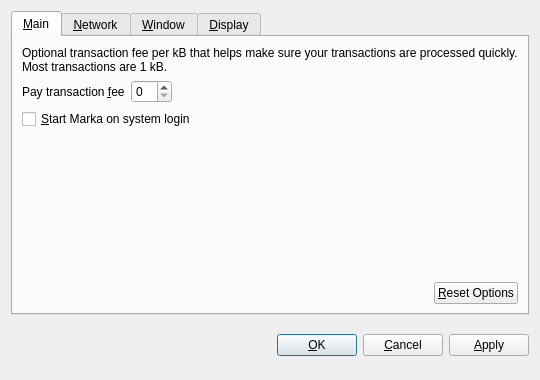
<?xml version="1.0" encoding="UTF-8"?>
<ui version="4.0">
 <class>OptionsDialog</class>
 <widget class="QDialog" name="OptionsDialog">
  <property name="geometry">
   <rect>
    <x>0</x>
    <y>0</y>
    <width>540</width>
    <height>380</height>
   </rect>
  </property>
  <property name="windowTitle">
   <string>Options</string>
  </property>
  <property name="modal">
   <bool>true</bool>
  </property>
  <layout class="QVBoxLayout" name="verticalLayout">
   <item>
    <widget class="QTabWidget" name="tabWidget">
     <property name="tabPosition">
      <enum>QTabWidget::North</enum>
     </property>
     <property name="currentIndex">
      <number>0</number>
     </property>
     <widget class="QWidget" name="tabMain">
      <attribute name="title">
       <string>&amp;Main</string>
      </attribute>
      <layout class="QVBoxLayout" name="verticalLayout_Main">
       <item>
        <widget class="QLabel" name="transactionFeeInfoLabel">
         <property name="text">
          <string>Optional transaction fee per kB that helps make sure your transactions are processed quickly. Most transactions are 1 kB.</string>
         </property>
         <property name="textFormat">
          <enum>Qt::PlainText</enum>
         </property>
         <property name="wordWrap">
          <bool>true</bool>
         </property>
        </widget>
       </item>
       <item>
        <layout class="QHBoxLayout" name="horizontalLayout_1_Main">
         <item>
          <widget class="QLabel" name="transactionFeeLabel">
           <property name="text">
            <string>Pay transaction &amp;fee</string>
           </property>
           <property name="textFormat">
            <enum>Qt::PlainText</enum>
           </property>
           <property name="buddy">
            <cstring>transactionFee</cstring>
           </property>
          </widget>
         </item>
         <item>
          <widget class="QcoinAmountField" name="transactionFee"/>
         </item>
         <item>
          <spacer name="horizontalSpacer_1_Main">
           <property name="orientation">
            <enum>Qt::Horizontal</enum>
           </property>
           <property name="sizeHint" stdset="0">
            <size>
             <width>40</width>
             <height>20</height>
            </size>
           </property>
          </spacer>
         </item>
        </layout>
       </item>
       <item>
        <widget class="QCheckBox" name="qcoinAtStartup">
         <property name="toolTip">
          <string>Automatically start Marka after logging in to the system.</string>
         </property>
         <property name="text">
          <string>&amp;Start Marka on system login</string>
         </property>
        </widget>
       </item>
       <item>
        <spacer name="verticalSpacer_Main">
         <property name="orientation">
          <enum>Qt::Vertical</enum>
         </property>
         <property name="sizeHint" stdset="0">
          <size>
           <width>20</width>
           <height>40</height>
          </size>
         </property>
        </spacer>
       </item>
       <item>
        <layout class="QHBoxLayout" name="horizontalLayout_2_Main">
         <item>
          <spacer name="horizontalSpacer_2_Main">
           <property name="orientation">
            <enum>Qt::Horizontal</enum>
           </property>
           <property name="sizeHint" stdset="0">
            <size>
             <width>40</width>
             <height>20</height>
            </size>
           </property>
          </spacer>
         </item>
         <item>
          <widget class="QPushButton" name="resetButton">
           <property name="toolTip">
            <string>Reset all client options to default.</string>
           </property>
           <property name="text">
            <string>&amp;Reset Options</string>
           </property>
           <property name="autoDefault">
            <bool>false</bool>
           </property>
          </widget>
         </item>
        </layout>
       </item>
      </layout>
     </widget>
     <widget class="QWidget" name="tabNetwork">
      <attribute name="title">
       <string>&amp;Network</string>
      </attribute>
      <layout class="QVBoxLayout" name="verticalLayout_Network">
       <item>
        <widget class="QCheckBox" name="mapPortUpnp">
         <property name="toolTip">
          <string>Automatically open the Marka client port on the router. This only works when your router supports UPnP and it is enabled.</string>
         </property>
         <property name="text">
          <string>Map port using &amp;UPnP</string>
         </property>
        </widget>
       </item>
       <item>
        <widget class="QCheckBox" name="connectSocks">
         <property name="toolTip">
          <string>Connect to the Marka network through a SOCKS proxy (e.g. when connecting through Tor).</string>
         </property>
         <property name="text">
          <string>&amp;Connect through SOCKS proxy:</string>
         </property>
        </widget>
       </item>
       <item>
        <layout class="QHBoxLayout" name="horizontalLayout_Network">
         <item>
          <widget class="QLabel" name="proxyIpLabel">
           <property name="text">
            <string>Proxy &amp;IP:</string>
           </property>
           <property name="textFormat">
            <enum>Qt::PlainText</enum>
           </property>
           <property name="buddy">
            <cstring>proxyIp</cstring>
           </property>
          </widget>
         </item>
         <item>
          <widget class="QValidatedLineEdit" name="proxyIp">
           <property name="maximumSize">
            <size>
             <width>140</width>
             <height>16777215</height>
            </size>
           </property>
           <property name="toolTip">
            <string>IP address of the proxy (e.g. 127.0.0.1)</string>
           </property>
          </widget>
         </item>
         <item>
          <widget class="QLabel" name="proxyPortLabel">
           <property name="text">
            <string>&amp;Port:</string>
           </property>
           <property name="textFormat">
            <enum>Qt::PlainText</enum>
           </property>
           <property name="buddy">
            <cstring>proxyPort</cstring>
           </property>
          </widget>
         </item>
         <item>
          <widget class="QLineEdit" name="proxyPort">
           <property name="maximumSize">
            <size>
             <width>55</width>
             <height>16777215</height>
            </size>
           </property>
           <property name="toolTip">
            <string>Port of the proxy (e.g. 9050)</string>
           </property>
          </widget>
         </item>
         <item>
          <widget class="QLabel" name="socksVersionLabel">
           <property name="text">
            <string>SOCKS &amp;Version:</string>
           </property>
           <property name="textFormat">
            <enum>Qt::PlainText</enum>
           </property>
           <property name="buddy">
            <cstring>socksVersion</cstring>
           </property>
          </widget>
         </item>
         <item>
          <widget class="QValueComboBox" name="socksVersion">
           <property name="toolTip">
            <string>SOCKS version of the proxy (e.g. 5)</string>
           </property>
          </widget>
         </item>
         <item>
          <spacer name="horizontalSpacer_Network">
           <property name="orientation">
            <enum>Qt::Horizontal</enum>
           </property>
           <property name="sizeHint" stdset="0">
            <size>
             <width>40</width>
             <height>20</height>
            </size>
           </property>
          </spacer>
         </item>
        </layout>
       </item>
       <item>
        <spacer name="verticalSpacer_Network">
         <property name="orientation">
          <enum>Qt::Vertical</enum>
         </property>
         <property name="sizeHint" stdset="0">
          <size>
           <width>20</width>
           <height>40</height>
          </size>
         </property>
        </spacer>
       </item>
      </layout>
     </widget>
     <widget class="QWidget" name="tabWindow">
      <attribute name="title">
       <string>&amp;Window</string>
      </attribute>
      <layout class="QVBoxLayout" name="verticalLayout_Window">
       <item>
        <widget class="QCheckBox" name="minimizeToTray">
         <property name="toolTip">
          <string>Show only a tray icon after minimizing the window.</string>
         </property>
         <property name="text">
          <string>&amp;Minimize to the tray instead of the taskbar</string>
         </property>
        </widget>
       </item>
       <item>
        <widget class="QCheckBox" name="minimizeOnClose">
         <property name="toolTip">
          <string>Minimize instead of exit the application when the window is closed. When this option is enabled, the application will be closed only after selecting Quit in the menu.</string>
         </property>
         <property name="text">
          <string>M&amp;inimize on close</string>
         </property>
        </widget>
       </item>
       <item>
        <spacer name="verticalSpacer_Window">
         <property name="orientation">
          <enum>Qt::Vertical</enum>
         </property>
         <property name="sizeHint" stdset="0">
          <size>
           <width>20</width>
           <height>40</height>
          </size>
         </property>
        </spacer>
       </item>
      </layout>
     </widget>
     <widget class="QWidget" name="tabDisplay">
      <attribute name="title">
       <string>&amp;Display</string>
      </attribute>
      <layout class="QVBoxLayout" name="verticalLayout_Display">
       <item>
        <layout class="QHBoxLayout" name="horizontalLayout_1_Display">
         <item>
          <widget class="QLabel" name="langLabel">
           <property name="text">
            <string>User Interface &amp;language:</string>
           </property>
           <property name="textFormat">
            <enum>Qt::PlainText</enum>
           </property>
           <property name="buddy">
            <cstring>lang</cstring>
           </property>
          </widget>
         </item>
         <item>
          <widget class="QValueComboBox" name="lang">
           <property name="toolTip">
            <string>The user interface language can be set here. This setting will take effect after restarting Marka.</string>
           </property>
          </widget>
         </item>
        </layout>
       </item>
       <item>
        <layout class="QHBoxLayout" name="horizontalLayout_2_Display">
         <item>
          <widget class="QLabel" name="unitLabel">
           <property name="text">
            <string>&amp;Unit to show amounts in:</string>
           </property>
           <property name="textFormat">
            <enum>Qt::PlainText</enum>
           </property>
           <property name="buddy">
            <cstring>unit</cstring>
           </property>
          </widget>
         </item>
         <item>
          <widget class="QValueComboBox" name="unit">
           <property name="toolTip">
            <string>Choose the default subdivision unit to show in the interface and when sending coins.</string>
           </property>
          </widget>
         </item>
        </layout>
       </item>
       <item>
        <widget class="QCheckBox" name="displayAddresses">
         <property name="toolTip">
          <string>Whether to show Marka addresses in the transaction list or not.</string>
         </property>
         <property name="text">
          <string>&amp;Display addresses in transaction list</string>
         </property>
        </widget>
       </item>
       <item>
        <spacer name="verticalSpacer_Display">
         <property name="orientation">
          <enum>Qt::Vertical</enum>
         </property>
         <property name="sizeHint" stdset="0">
          <size>
           <width>20</width>
           <height>40</height>
          </size>
         </property>
        </spacer>
       </item>
      </layout>
     </widget>
    </widget>
   </item>
   <item>
    <layout class="QHBoxLayout" name="horizontalLayout_Buttons">
     <item>
      <spacer name="horizontalSpacer_1">
       <property name="orientation">
        <enum>Qt::Horizontal</enum>
       </property>
       <property name="sizeHint" stdset="0">
        <size>
         <width>40</width>
         <height>48</height>
        </size>
       </property>
      </spacer>
     </item>
     <item>
      <widget class="QLabel" name="statusLabel">
       <property name="font">
        <font>
         <weight>75</weight>
         <bold>true</bold>
        </font>
       </property>
       <property name="text">
        <string/>
       </property>
       <property name="textFormat">
        <enum>Qt::PlainText</enum>
       </property>
       <property name="wordWrap">
        <bool>true</bool>
       </property>
      </widget>
     </item>
     <item>
      <spacer name="horizontalSpacer_2">
       <property name="orientation">
        <enum>Qt::Horizontal</enum>
       </property>
       <property name="sizeHint" stdset="0">
        <size>
         <width>40</width>
         <height>48</height>
        </size>
       </property>
      </spacer>
     </item>
     <item>
      <widget class="QPushButton" name="okButton">
       <property name="text">
        <string>&amp;OK</string>
       </property>
      </widget>
     </item>
     <item>
      <widget class="QPushButton" name="cancelButton">
       <property name="text">
        <string>&amp;Cancel</string>
       </property>
       <property name="autoDefault">
        <bool>false</bool>
       </property>
      </widget>
     </item>
     <item>
      <widget class="QPushButton" name="applyButton">
       <property name="text">
        <string>&amp;Apply</string>
       </property>
       <property name="autoDefault">
        <bool>false</bool>
       </property>
      </widget>
     </item>
    </layout>
   </item>
  </layout>
 </widget>
 <customwidgets>
  <customwidget>
   <class>QcoinAmountField</class>
   <extends>QSpinBox</extends>
   <header>qcoinamountfield.h</header>
  </customwidget>
  <customwidget>
   <class>QValueComboBox</class>
   <extends>QComboBox</extends>
   <header>qvaluecombobox.h</header>
  </customwidget>
  <customwidget>
   <class>QValidatedLineEdit</class>
   <extends>QLineEdit</extends>
   <header>qvalidatedlineedit.h</header>
  </customwidget>
 </customwidgets>
 <resources/>
 <connections/>
</ui>
